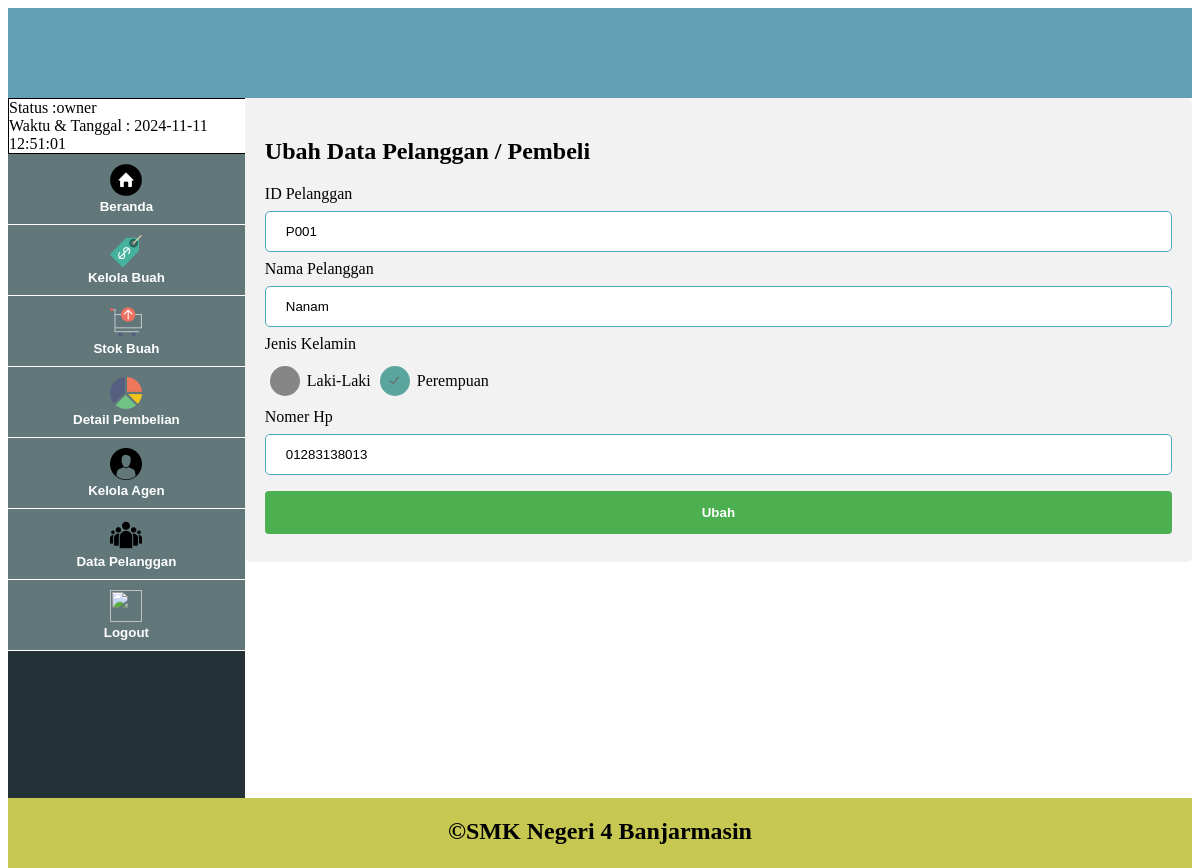
The page /Owner/Pelanggan/ubah_pelanggan.php?id=P001 (signed in) on the database its author committed.
### tables this page shows
CREATE TABLE IF NOT EXISTS `tb_pelanggan` (
  `id_pelanggan` varchar(30) NOT NULL,
  `nama_pelanggan` varchar(50) NOT NULL,
  `jenkel` enum('L','P') NOT NULL,
  `no_hp` varchar(20) NOT NULL,
  `tgl_beli` date NOT NULL,
  PRIMARY KEY (`id_pelanggan`)
);

### Owner/Pelanggan/ubah_pelanggan.php (the view, shortened to what this page needs)
<!DOCTYPE html>
<html lang="en" dir="ltr">
  <head>
    <link rel="stylesheet" href="../../style.css">
  </head>
  <body>
    <div class="header">
    </div>
    <div class="sidebar">
      <div class="status">
        Status           :<?php echo $_SESSION['status']; ?> <br>
        Waktu & Tanggal  : <?php $sekarang = date('Y-m-d H:i:s'); echo $sekarang; ?>
      </div>
        <div class="btn-group">
           <button class="btnn" onClick="window.location='../index.php';"><img src="../../Icon/home.png" width=32 height=32><br><b>Beranda</b></button>
           <button class="btnn" onClick="window.location='../Buah/tampil_buah.php';"><img src="../../Icon/price-tag-4.png" width=32 height=32><br><b>Kelola Buah</b></button>
           <button class="btnn" onClick="window.location='../Stok/tampil_stok.php';"><img src="../../Icon/cart-14.png" width=32 height=32><br><b>Stok Buah</b></button>
           <button class="btnn" onClick="window.location='../detail_pembelian.php';"><img src="../../Icon/pie-chart-1.png" width=32 height=32><br><b>Detail Pembelian</b></button>
           <button class="btnn" onClick="window.location='../Akun/tampil_akun.php';"><img src="../../Icon/agen.png" width=32 height=32><br><b>Kelola Agen</b></button>
           <button class="btnn" onClick="window.location='../Pelanggan/tampil_pelanggan.php';"><img src="../../Icon/pelanggan.png" width=32 height=32><br><b>Data Pelanggan</b></button>
           <button class="btnn" onClick="window.location='../../logout.php';"><img src="../../Icon/logout.png" width=32 height=32><br><b>Logout</b></button>
       </div>
    </div>
    <div class="body">
      <?php
         include('../../koneksi.php');
         if (empty($_GET['id'])) {
           echo "<script>
             alert('Pilih dulu data yang ingin diubah');
             window.location='tampil_pelanggan.php';
           </script>";
         }else {
           $id = $_GET['id'];
           $tampil = mysqli_query($koneksi,"SELECT * FROM tb_pelanggan WHERE id_pelanggan='$id'");
           $data = mysqli_fetch_assoc($tampil);
         }
       ?>
         <div class="form">
           <form method="post">
           <h2>Ubah Data Pelanggan / Pembeli</h2>
             ID Pelanggan
             <input type="text" name="id" class="form-text" value="<?php echo $data['id_pelanggan']; ?>" readonly>
             Nama Pelanggan
             <input type="text" name="nama" class="form-text" value="<?php echo $data['nama_pelanggan']; ?>" required>
             Jenis Kelamin <br>
             <input type="radio" name="jenkel" value="L" class="form-radio" <?php if($data['jenkel']=="L"){ echo "checked"; } ?>>Laki-Laki
             <input type="radio" name="jenkel" value="P" class="form-radio" <?php if($data['jenkel']=="P"){ echo "checked"; } ?>>Perempuan <br><br>
             Nomer Hp
             <input type="number" name="hp" class="form-number" value="<?php echo $data['no_hp']; ?>">
             <input type="submit" name="ubah" value="Ubah" class="btn-tambah">
           </form>
         </div>
    </div>
    <div class="footer">
      <center><h2>&copy;SMK Negeri 4 Banjarmasin</h2></center>
    </div>
  </body>
</html>

### style.css (style rules this page uses)
.header { width: 100%; height: 90px; background-color: #629fb3; float: left; }
.sidebar { width: 20%; height: 700px; background-color: #243237; float: left; }
.body { width: 80%; height: 700px; background-color: rgb(255, 255, 255); float: left; }
.footer { width: 100%; height: 70px; background-color: rgb(198, 200, 81); float: left; }
.btn-group .btnn { color: white; border: none; background-color: rgb(97, 119, 122); text-align: center; padding: 10px 20px; width: 100%; display: block; cursor: pointer; border-bottom: 1px solid rgb(255, 255, 255); }
.sidebar .status { border: 1px solid black; width: 100%; background-color: rgb(255, 255, 255); }
.form-text, .form-number, select { width: 100%; padding: 12px 20px; margin: 8px 0; display: inline-block; border: 1px solid rgb(74, 167, 196); border-radius: 5px; box-sizing: border-box; }
.btn-tambah { font-weight: bold; width: 100%; background-color: #4CAF50; color: white; padding: 14px 20px; margin: 8px 0; border: none; border-radius: 4px; cursor: pointer; }
div.form { border-radius: 5px; background-color: #f2f2f2; padding: 20px; }
.form-radio { -webkit-appearance: none; -moz-appearance: none; appearance: none; display: inline-block; position: relative; background-color: rgb(134, 134, 134); color: #666; top: 10px; height: 30px; width: 30px; border: 0; border-radius: 50px; cursor: pointer; margin-right: 7px; outline: none; }
.form-radio:checked::before { position: absolute; font: 13px/1 'Open Sans', sans-serif; left: 11px; top: 7px; content: '\02143'; transform: rotate(40deg); }
.form-radio:checked { background-color: rgb(90, 166, 159); }

### rows shown on the page
tb_pelanggan: id "P001", nama "Nanam", jenkel "☑", hp "01283138013"

### other values the page prints
$_SESSION['status'] "owner"
